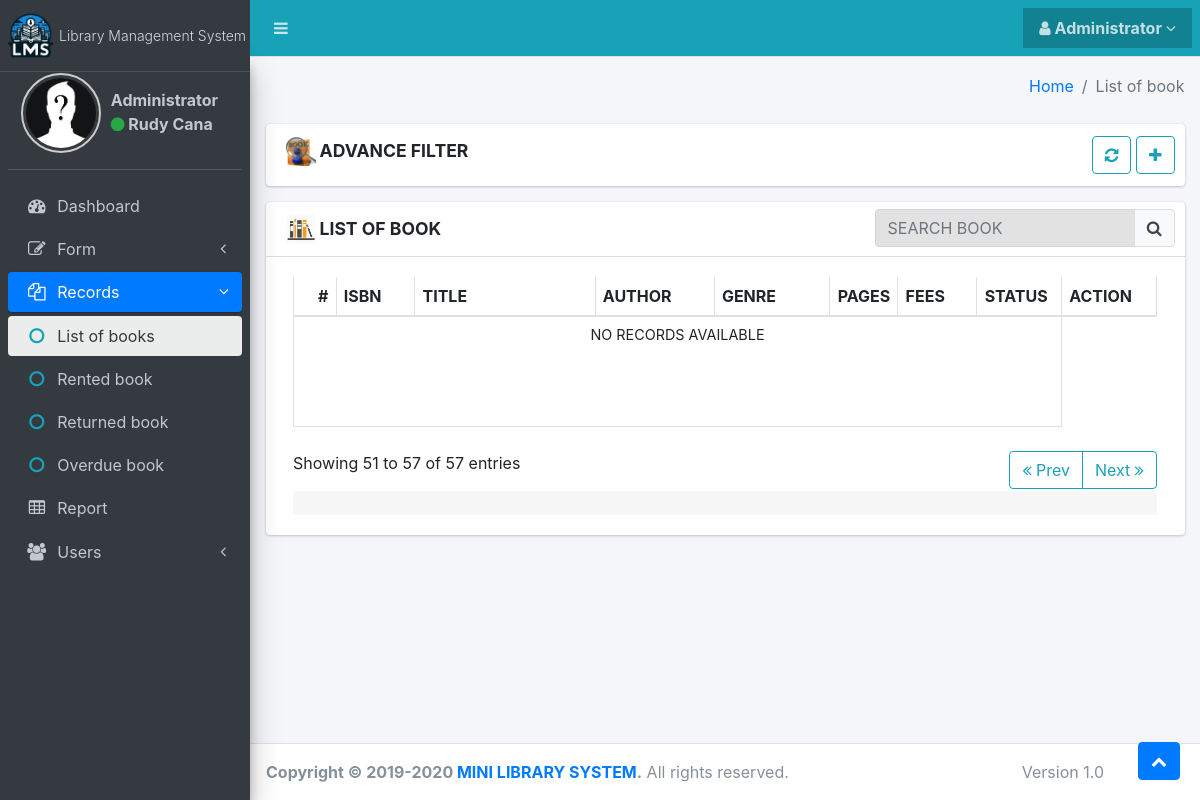
Page /app/view/admin/list_of_book.php (signed in) on the earlier database version.
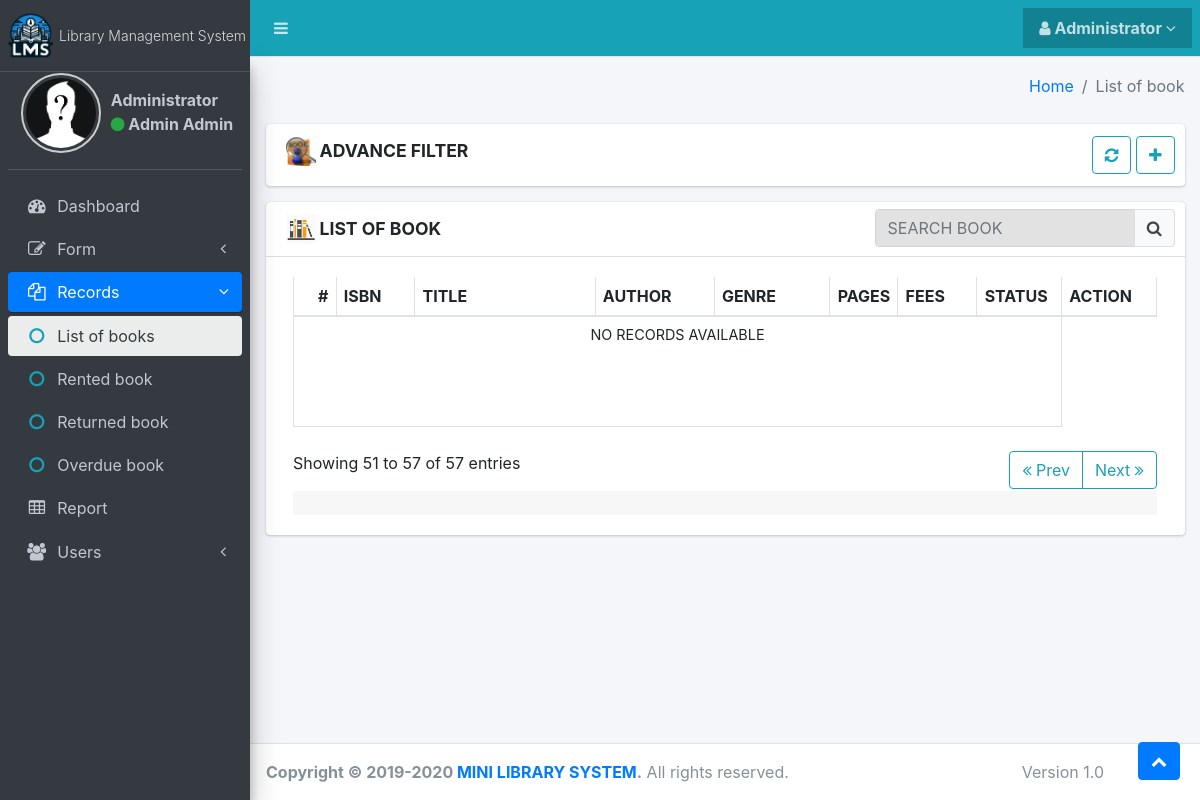
Same page on the later database version.
### tables this page shows
CREATE TABLE `tbl_users` (
  `user_id` int(11) NOT NULL,
  `username` varchar(255) NOT NULL,
  `password` varchar(255) NOT NULL,
  `role` varchar(100) NOT NULL,
  `status` varchar(100) NOT NULL,
  `created_at` datetime NOT NULL,
  `updated_at` datetime NOT NULL
);

CREATE TABLE `tbl_profiles` (
  `profile_id` int(11) NOT NULL,
  `image` varchar(255) NOT NULL,
  `first_name` varchar(255) NOT NULL,
  `last_name` varchar(255) NOT NULL,
  `gender` varchar(255) NOT NULL,
  `email` varchar(255) NOT NULL,
  `contact_no` varchar(255) NOT NULL,
  `address` varchar(255) NOT NULL
);

### app/controller/auth.php (called while the page is built, shortened)
<?php
	function userData() {
		require_once "../../model/query.php";
		$users = new Schema;
		$user_id = $_SESSION['lms_userid'];
		$sql = "SELECT * FROM tbl_users
				INNER JOIN tbl_profiles  ON tbl_users.user_id=tbl_profiles.profile_id
				WHERE tbl_users.user_id='$user_id'";
		$data = $users->searchRecord($sql);
		return $data[0];
	}
?>

### app/model/query.php (called while the page is built, shortened)
<?php
    class Server {
        protected $server_name = "localhost";
        protected $user_name = "root";
        protected $password = "";
        protected $db_name = "mls";
		public function openConnection() {
            $this->db_connect = new mysqli ($this->server_name, $this->user_name, $this->password, $this->db_name);
            return $this->db_connect;
        }
    }
	class Schema extends Server {
		public function searchRecord($sql) {
            $this->query = $this->db_connect->prepare($sql);
            $this->query->execute();
            $data = array();
            $result = $this->query->get_result();
            while ($myrow = $result->fetch_assoc()) {
                array_push($data, $myrow);
            }
            return $data;
		}
	}
?>

### app/view/include/panel.php (the view, shortened to what this page needs)
<?php
  $user_image = '../../../img/upload/'.$data['image'];
  $fullname = ucwords(strtolower($data['first_name'].' '.$data['last_name']));
?>
<aside class="main-sidebar sidebar-dark-primary elevation-4">
  <a href="dashboard.php" class="brand-link">
    <img src="../../../img/lms-sm.png" alt="AdminLTE Logo" style="height: 45px;"
         >
    <span class="text-sm font-weight-light">Library Management System</span>
  </a>
  <div class="sidebar">
    <div class="user-panel mt-3 pb-3 mb-3">
      <div class="image d-flex">
        <img src="<?php echo $user_image; ?>" class="admin-img" alt="User Image">
        <div style="padding-top: 15px; padding-left: 10px; font-weight: bold">
          <a>Administrator</a><br>
          <a ><i class="fa fa-circle text-success"></i> <?php echo $fullname; ?></a>
        </div>
      </div>
    </div>
    <nav class="mt-2">
      <ul class="nav nav-pills nav-sidebar flex-column" data-widget="treeview" role="menu" data-accordion="false">
        <li class="nav-item has-treeview">
          <a href="dashboard.php" class="nav-link" id="dashboard">
            <i class="nav-icon fa fa-dashboard "></i>
            <p>
              Dashboard
            </p>
          </a>
        </li>
        <li class="nav-item has-treeview" id="form-menu-open">
          <a href="#" class="nav-link" id="form-index">
            <i class="nav-icon fa fa-edit"></i>
            <p>
              Form
              <i class="fa fa-angle-left right"></i>
            </p>
          </a>
        </li>
        <li class="nav-item has-treeview" id="book-menu-open">
          <a href="#" class="nav-link" id="book-index">
            <i class="nav-icon fa fa-copy"></i>
            <p>
              Records
              <i class="fa fa-angle-left right"></i>
            </p>
          </a>
          <ul class="nav nav-treeview">
            <li class="nav-item">
              <a href="list_of_book.php" class="nav-link" id="book-index-item">
                <i class="fa fa-circle-o nav-icon text-info"></i>
                <p>List of books</p>
              </a>
            </li>
            <li class="nav-item">
              <a href="rented_book.php" class="nav-link" id="book-rented-item">
                <i class="fa fa-circle-o nav-icon text-info"></i>
                <p>Rented book</p>
              </a>
            </li>
            <li class="nav-item">
              <a href="returned_book.php" class="nav-link" id="book-returned-item">
                <i class="fa fa-circle-o nav-icon text-info"></i>
                <p>Returned book</p>
              </a>
            </li>
             <li class="nav-item">
              <a href="overdue_book.php" class="nav-link" id="book-overdue-item">
                <i class="fa fa-circle-o nav-icon text-info"></i>
                <p>Overdue book</p>
              </a>
            </li>
          </ul>
        </li>
        <li class="nav-item ">
          <a href="report.php" class="nav-link "  id="report-index">
            <i class="nav-icon fa fa-table"></i>
            <p>
              Report
            </p>
          </a>
        </li>
       <li class="nav-item has-treeview" id="setting-menu-open">
          <a href="#" class="nav-link" id="setting-index">
            <i class="nav-icon fa fa-users"></i>
            <p>
              Users
              <i class="fa fa-angle-left right"></i>
            </p>
          </a>
        </li>
      </ul>
    </nav>
  </div>
</aside>

### app/view/admin/list_of_book.php (shortened to what this page needs)
<?php
  include_once("../../controller/auth.php");
  $data = userData();
?>
<!DOCTYPE html>
<html lang="en">
<head>
 <?php
    include '../include/header.php';
  ?>
</head>
<body class="sidebar-mini layout-navbar-fixed sidebar-open">
<div class="wrapper">
  <?php  include '../include/navbar.php'; ?>
  <?php  include '../include/panel.php'; ?>
  <div class="content-wrapper">
    <div class="content-header">
      <div class="container-fluid">
        <div class="row mb-2">
          <div class="col-sm-6">
          </div>
          <div class="col-sm-6">
            <ol class="breadcrumb float-sm-right">
              <li class="breadcrumb-item"><a href="#">Home</a></li>
              <li class="breadcrumb-item active">List of book</li>
            </ol>
          </div>
        </div>
      </div>
    </div>
    <div class="content">
      <div class="container-fluid">
        <div class="row">
          <div class="col-12">
            <div class="card card-default collapsed-card">
              <div class="card-header">
                <h3 class="card-title">
                  <div class=" d-flex">
                    <div>
                      <img src="../../../img/book_search.png" style="height: 30px; width:30px">
                    </div>
                    <div class="ml-1 mt-1" style="font-weight: bold">ADVANCE FILTER</div>
                  </div>
                </h3>
                <div class="card-tools">
                  <button type="button" class="btn btn-outline-info" id="btn-refresh" data-toggle="tooltip" data-placement="top" title="Refresh"><i class="fa fa-refresh"></i></button>
                  <button type="button" class="btn btn-outline-info" data-card-widget="collapse" data-toggle="tooltip" data-placement="top" title="Show or hide"><i class="fa fa-plus"></i></button>
                </div>
              </div>
            </div>
            <div class="card">
              <div class="card-header">
                <h3 class="card-title">
                  <div class=" d-flex">
                    <div>
                      <img src="../../../img/book_inventory.jpg" style="height: 30px; width:30px">
                    </div>
                    <div class="ml-1 mt-1" style="font-weight: bold">LIST OF BOOK</div>
                  </div>
                </h3>
                <div class="card-tools">
                  <div class="input-group input-group-md" style="width: 300px;">
                    <input type="text" name="search-book" id="search-book" class="form-control float-right input-bg" placeholder="SEARCH BOOK">
                    <div class="input-group-append">
                      <button type="button" class="btn btn-default" id="search-book-icon"><i class="fa fa-search"></i></button>
                    </div>
                  </div>
                </div>
              </div>
              <div class="card-body">
                <div class="col-12">
                    <div class="card-body table-responsive p-0">
                      <table class="table table-bordered">
                        <thead>
                            <th width="1%">#</th>
                            <th width="10%">ISBN</th>
                            <th width="25%">TITLE</th>
                            <th width="15%">AUTHOR</th>
                            <th width="15%">GENRE</th>
                            <th width="5%">PAGES</th>
                            <th width="10%">FEES</th>
                            <th width="10%">STATUS</th>
                            <th width="5%">ACTION</th>
                        </thead>
                        <tbody class='tbody-book'>
                          <tr>
                            <td colspan='8' class="text-center">NO RECORDS AVAILABLE</td>
                          </tr>
                        </tbody>
                      </table>
                    </div>
                      <div class="row mt-4">
                        <div class="col-xs-12 col-md-6">
                          <p id='p-total-list'>Showing 51 to 57 of 57 entries</p>
                        </div>
                        <div class="col-xs-12 col-md-6">
                          <div class="btn-group pull-right ">
                            <button type="button" class="btn btn-outline-info" id="btn-prev"><i class="fa fa-angle-double-left"></i> Prev</button>
                            <button type="button" class="btn btn-outline-info" id="btn-next">Next <i class="fa fa-angle-double-right"></i> </button>
                          </div>
                        </div>
                      </div>
                   <div class="card-footer">
                  </div>
                </div>
              </div>
            </div>
          </div>
        </div>
      </div>
    </div>
    <a id="back-to-top" href="#" class="btn btn-primary back-to-top" role="button" aria-label="Scroll to top">
      <i class="fa fa-chevron-up"></i>
    </a>
  </div>
  <?php include '../include/footer.php'; ?>
</div>
</body>
</html>

### app/view/include/header.php (shortened to what this page needs)
<link rel="stylesheet" href="../../../template/plugins/font-awesome/css/font-awesome.min.css">
<link rel="stylesheet" href="../../../template/plugins/icheck-bootstrap/icheck-bootstrap.min.css">
<link rel="stylesheet" href="../../../template/plugins/select2/css/select2.min.css">
<link rel="stylesheet" href="../../../template/plugins/select2-bootstrap4-theme/select2-bootstrap4.min.css">
<link rel="stylesheet" href="../../../template/dist/css/adminlte.min.css">
<link rel="stylesheet" href="../../../template/plugins/pace-progress/themes/green/pace-theme-flat-top.css">
<link href="../../../template/plugins/swa/dist/sweetalert.css" rel="stylesheet" type="text/css"/>

### app/view/include/navbar.php (shortened to what this page needs)
<nav class="main-header navbar navbar-expand navbar-dark navbar-cyan">
  <ul class="navbar-nav">
    <li class="nav-item">
      <a class="nav-link" data-widget="pushmenu" href="#"><i class="fa fa-bars"></i></a>
    </li>
  </ul>
    <ul class="order-1 order-md-3 navbar-nav navbar-no-expand ml-auto">
        <li class="nav-item dropdown" style="background-color: rgba(0, 0, 0, 0.2); cursor: pointer;">
          <a class="nav-link" data-toggle="dropdown" href="#" aria-expanded="false">
            <span class="user-info">
              <label id="fullname"><i class="fa fa-user"></i> Administrator <span class=" fa fa-angle-down"> </span></label>
            </span>
          </a>
        </li>
      </ul>
</nav>

### app/view/include/footer.php
<footer class="main-footer">
<div class="float-right d-none d-sm-inline" style="margin-right: 80px">
  Version 1.0
</div>
<strong>Copyright &copy; 2019-2020 <a href="">MINI LIBRARY SYSTEM</a>.</strong> All rights reserved.
</footer>

### app/view/include/header.php (style rules this page uses)
.input-bg { background-color: #e2e2e2; }
.table td, .table th { padding: 0.45rem !important; }
tbody tr td { font-size: 0.9rem !important; }
table { min-height: 150px !important; }
.admin-img { height: 80px !important; width: 80px !important; border-radius: 50%; padding: 3px; border: 2px solid #ccc; }

Differences in the rows shown:
changed tbl_users: tbl_profiles.first_name+last_name "Rudy Cana" → "Admin Admin"
